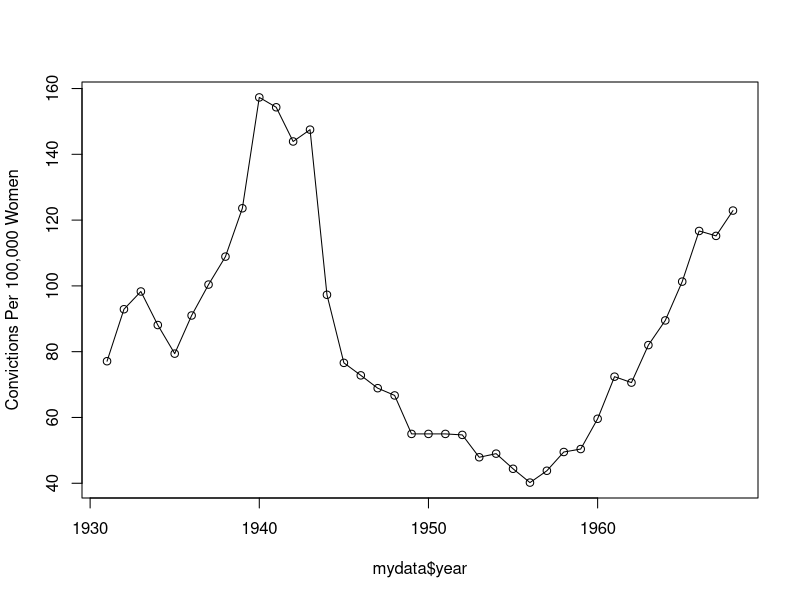
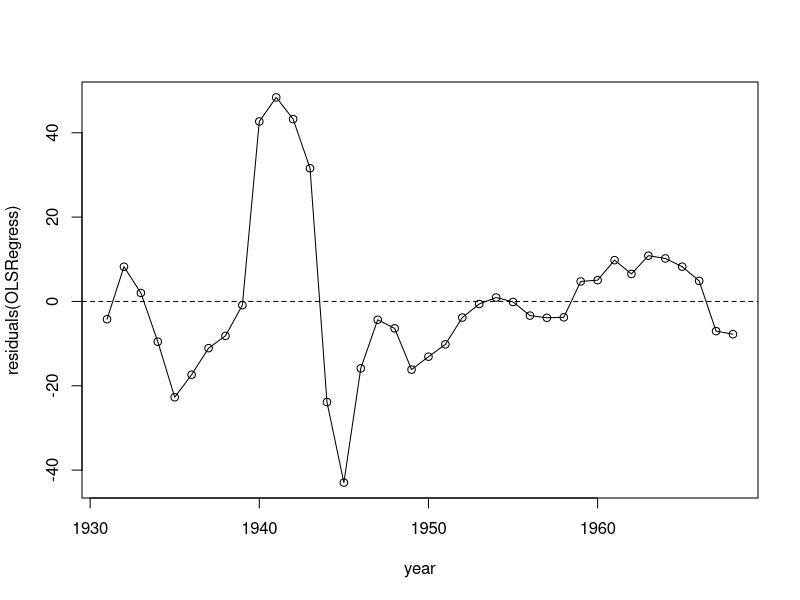
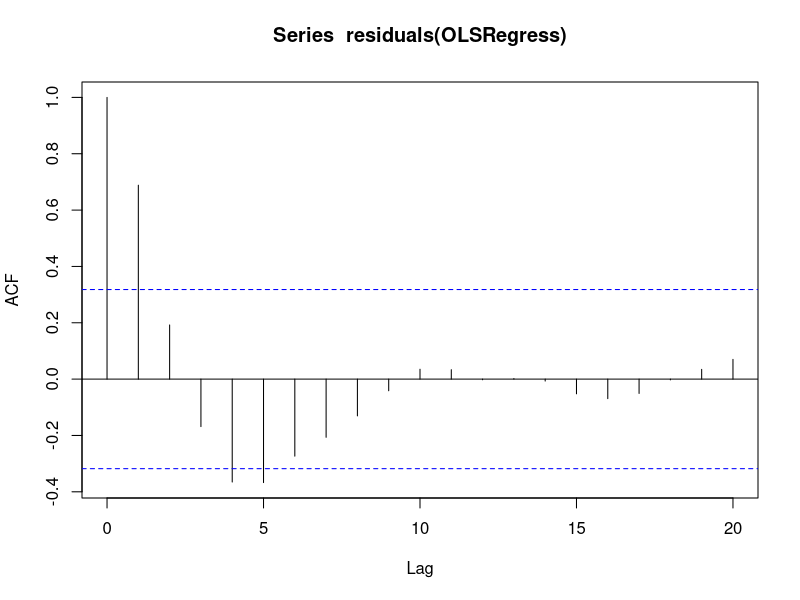
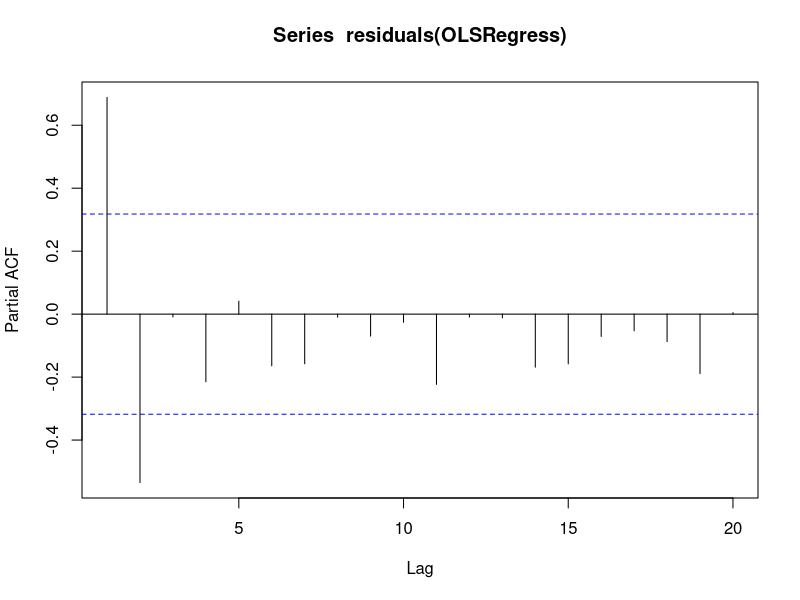

Recreate these plots in R, in order. (Note: this script raises an error after producing the figures.)
# Time Series Tutorial - Generalized Linear Regression

#######################################################################

# http://cran.r-project.org/doc/contrib/Fox-Companion/appendix-timeseries-regression.pdf

setwd("C:/Users/Derek/Documents/RPackages/Time Series")

#~~~~~~~~~~~~~~~~~~~~~~~~~~~~~~~~~~~~~~~~~~~~~~~~~~~~~~~~~~~~~~~~~~~~~~
# Load the Hartnagel dataset from the Car package
#~~~~~~~~~~~~~~~~~~~~~~~~~~~~~~~~~~~~~~~~~~~~~~~~~~~~~~~~~~~~~~~~~~~~~~

library(car)

data(Hartnagel)
mydata <- Hartnagel

attach(mydata)

#######################################################################
#~~~~~~~~~~~~~~~~~~~~~~~~~~~~~~~~~~~~~~~~~~~~~~~~~~~~~~~~~~~~~~~~~~~~~~
# Plot Womens Conviction Rate Across Time
#~~~~~~~~~~~~~~~~~~~~~~~~~~~~~~~~~~~~~~~~~~~~~~~~~~~~~~~~~~~~~~~~~~~~~~

plot(mydata$year, mydata$fconvict, type="o", ylab="Convictions Per 100,000 Women")

#~~~~~~~~~~~~~~~~~~~~~~~~~~~~~~~~~~~~~~~~~~~~~~~~~~~~~~~~~~~~~~~~~~~~~~
# Preliminary Multiple Linear Regression under OLS Assumptions 
#~~~~~~~~~~~~~~~~~~~~~~~~~~~~~~~~~~~~~~~~~~~~~~~~~~~~~~~~~~~~~~~~~~~~~~

OLSRegress <- lm(fconvict ~ tfr + partic + degrees + mconvict)

summary(OLSRegress)

# note: R2 is pretty strong; degrees & mconvict are not significant;
# womens crime rate (fconvict) declines with fertility (tfr) and 
# increases with labor force participation (partic).

#~~~~~~~~~~~~~~~~~~~~~~~~~~~~~~~~~~~~~~~~~~~~~~~~~~~~~~~~~~~~~~~~~~~~~~
# Residual Plot of Residuals
#~~~~~~~~~~~~~~~~~~~~~~~~~~~~~~~~~~~~~~~~~~~~~~~~~~~~~~~~~~~~~~~~~~~~~~

plot(year, residuals(OLSRegress), type="o")
abline(h=0, lty=2)

# the spread of residuals indicate that autocorrelation is 
# significant in the model and needs to be accounted for before 
# we can use the model.

#~~~~~~~~~~~~~~~~~~~~~~~~~~~~~~~~~~~~~~~~~~~~~~~~~~~~~~~~~~~~~~~~~~~~~~
# ACF and PACF Review
#~~~~~~~~~~~~~~~~~~~~~~~~~~~~~~~~~~~~~~~~~~~~~~~~~~~~~~~~~~~~~~~~~~~~~~

acf(residuals(OLSRegress),lag.max=20, plot=TRUE)
pacf(residuals(OLSRegress),lag.max=20, plot=TRUE)


acf(residuals(OLSRegress),lag.max=20, plot=FALSE)
pacf(residuals(OLSRegress),lag.max=20, plot=FALSE)

#~~~~~~~~~~~~~~~~~~~~~~~~~~~~~~~~~~~~~~~~~~~~~~~~~~~~~~~~~~~~~~~~~~~~~~
# Durbin-Watson Statistic
#~~~~~~~~~~~~~~~~~~~~~~~~~~~~~~~~~~~~~~~~~~~~~~~~~~~~~~~~~~~~~~~~~~~~~~

durbinWatsonTest(OLSRegress, max.lag=5)

# Three of the first 5 autocorrelations are significant, including the first.

#~~~~~~~~~~~~~~~~~~~~~~~~~~~~~~~~~~~~~~~~~~~~~~~~~~~~~~~~~~~~~~~~~~~~~~
# Develop the GLM Model
#~~~~~~~~~~~~~~~~~~~~~~~~~~~~~~~~~~~~~~~~~~~~~~~~~~~~~~~~~~~~~~~~~~~~~~

library("nlme")

# Set the decimal length so that we can see the coefficents correctly.

options(digits=5)

GLMRegress <- gls(fconvict ~ tfr + partic + degrees + mconvict,
                  correlation=corARMA(p=2), method="ML")

summary(GLMRegress)

# Specifying the correlation structure as corARMA(p=2) fits an
# AR(2) process for the errors. That is the Moving Average component
# is implicitly of order q=0, and hence is absent.

#~~~~~~~~~~~~~~~~~~~~~~~~~~~~~~~~~~~~~~~~~~~~~~~~~~~~~~~~~~~~~~~~~~~~~~
# Statistical Tests to determine correct model 
#~~~~~~~~~~~~~~~~~~~~~~~~~~~~~~~~~~~~~~~~~~~~~~~~~~~~~~~~~~~~~~~~~~~~~~

# Likelihood Tests and ANOVA

GLMRegress.AR0 <- update(GLMRegress, correlation=NULL)
GLMRegress.AR1 <- update(GLMRegress, correlation=corARMA(p=1))
GLMRegress.AR3 <- update(GLMRegress, correlation=corARMA(p=3))

# A lower AIC indicates a superior modeling approach.

anova(GLMRegress, GLMRegress.AR0, GLMRegress.AR1, GLMRegress.AR3)

# these two are close in AIC but the AR2 is simplier than AR3 
# therefore we will use this model.

anova(GLMRegress, GLMRegress.AR3)

#~~~~~~~~~~~~~~~~~~~~~~~~~~~~~~~~~~~~~~~~~~~~~~~~~~~~~~~~~~~~~~~~~~~~~~
# Forecast
#~~~~~~~~~~~~~~~~~~~~~~~~~~~~~~~~~~~~~~~~~~~~~~~~~~~~~~~~~~~~~~~~~~~~~~

GLMRegress <- gls(fconvict ~ tfr + partic + mconvict + 0,
                  correlation=corARMA(p=2), method="ML")

# After running the regression, We also need to create the predicted values and residuals for the reg1 model.

GLMRegress_hat<-fitted(GLMRegress) # predicted values
as.data.frame(GLMRegress_hat)

OLSRegress_hat<-fitted(OLSRegress) # predicted values
as.data.frame(OLSRegress_hat)



#~~~~~~~~~~~~~~~~~~~~~~~~~~~~~~~~~~~~~~~~~~~~~~~~~~~~~~~~~~~~~~~~~~~~~~
# Export the datasets
#~~~~~~~~~~~~~~~~~~~~~~~~~~~~~~~~~~~~~~~~~~~~~~~~~~~~~~~~~~~~~~~~~~~~~~

dataexport <- data.frame(mydata)
dataexport <- data.frame(OLSRegress_hat)

write.csv(dataexport, file='C:/Users/Derek/Documents/RPackages/Time Series/dataexport.csv', row.names=T)

